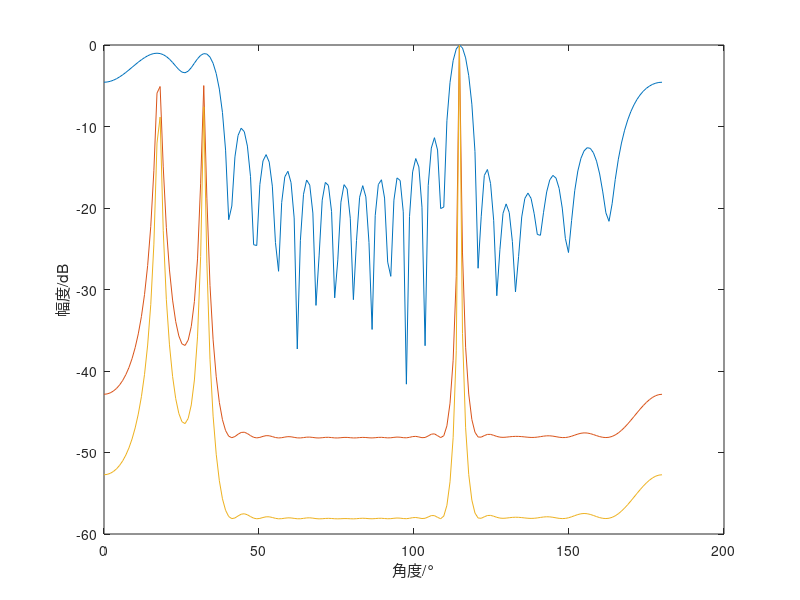

This figure's MATLAB source:
%% Toeplitz重构
close all;clc; clear;
%%
c = 1500;
M = 20;                             %阵元数
m = 10;
p = M-m+1;
f0 = 500;
N_x = 4096;                         %信号长度
T = 1;
t = 0:1/N_x:T-1/N_x;                %信号时间
fs = N_x;                           %快拍数
l = c / f0;                         %信号波长  
d = 0.5*l;                          %阵元间距
Theta=[20 30 115];                  %两个信号的入射角度
source_number = length(Theta);      %信元数
f = fs/N_x*(0:N_x-1);               %具体频点
fl = f0; fh = f0;

%% 生成信号
rng('default');
sig1 = cos(2*pi*f0* (t - d*(0:M-1)'*cosd(Theta(1)) / c));   % 目标信号
sig2 = cos(2*pi*f0* (t - d*(0:M-1)'*cosd(Theta(2)) / c));   
sig3 = cos(2*pi*f0* (t - d*(0:M-1)'*cosd(Theta(3)) / c)); 
noise = randn(M,length(sig1));                              % 均值为0，方差为1的高斯白噪声
snr = 0;
SNR1 = 10^(snr / 10);  SNR2 = 10^(snr / 10); SNR3 = 10^(snr/10);
P1 = mean(sig1.^2);  P2 = mean(sig2.^2); P3 = mean(sig3.^2);                 % 计算信号功率
PN1 = P1 / SNR1;       PN2 = P2 / SNR2;  PN3 = P3 / SNR3;                  % 计算所需的噪声功率
noise_scale1 = sqrt(PN1 / mean(noise.^2));                  % 计算噪声缩放因子
noise_scale2 = sqrt(PN2 / mean(noise.^2));
noise_scale3 = sqrt(PN3 / mean(noise.^2));
sig1 = sig1 + noise_scale1*noise;
sig2 = sig2 + noise_scale2*noise;
sig3 = sig3 + noise_scale3*noise;
Sig = sig1 + sig2 + sig3;

%% DOA估计
theta = linspace(0,180,180);
x = fft(Sig').';

for i = 1 : length(theta)
    for j = find(f>=fl & f<=fh)
        R = x(:,j) * x(:,j)' / N_x;
        atheta = exp(-1j*(0:M-1)'*2*pi*d*f(j)*cosd(theta(i))/c);
        %% TOP
        for n = 0:M-1
            temp = 0;
            for ii = 1:M-n
                temp = temp + R(ii,ii+n);
            end
            r(-n+M) = temp / (M-n);
            r(n+M) = conj(r(-n+M));
        end
        for ii = 1:M
            for jj = 1:M
                Rt1(ii,jj) = r(ii-jj+M);
            end
        end
        [V1,D1] = eig(Rt1);e1s=V1(:,M);       % 最大特征值对应的特征矢量
        Un1 = V1(:,1:M-source_number);

        %% MTOP
        for n = 0:M-1
            temp = 0;temp1=0;
            for ii = 1:M-n
                temp = temp + abs(R(ii,ii+n));
                temp1 = temp1 + R(ii,ii+n);
            end
            phase = atan2(imag(temp1),real(temp1));
            r1(-n+M) = temp / (M-n) * exp(1j*phase);
            r1(n+M) = conj(r1(-n+M));
        end
        for ii = 1:M
            for jj = 1:M
                Rt2(ii,jj) = r1(ii-jj+M);
            end
        end
        [V2,D2] = eig(Rt2);es2=V2(:,M);       % 最大特征值对应的特征矢量
        Un2 = V2(:,1:M-source_number);

        p_cbf(i,j) = atheta'*x(:,j);
        p_top(i,j) = 1 / (atheta'*Un1*Un1'*atheta);
        p_mtop(i,j) = 1 / (atheta'*Un2*Un2'*atheta);

    end
end

P_cbf = sum(p_cbf.' .* conj(p_cbf.')) / length(find(f>=fl & f<=fh)); 
P_top = sum(p_top.' .* conj(p_top.')) / length(find(f>=fl & f<=fh)); 
P_mtop = sum(p_mtop.' .* conj(p_mtop.')) / length(find(f>=fl & f<=fh)); 

%% 画图
figure;
plot(theta,10*log10(P_cbf/max(P_cbf)));
hold on;
plot(theta,10*log10(P_top/max(P_top)));
plot(theta,10*log10(P_mtop/max(P_mtop)));
xlabel('角度/°');ylabel('幅度/dB');



